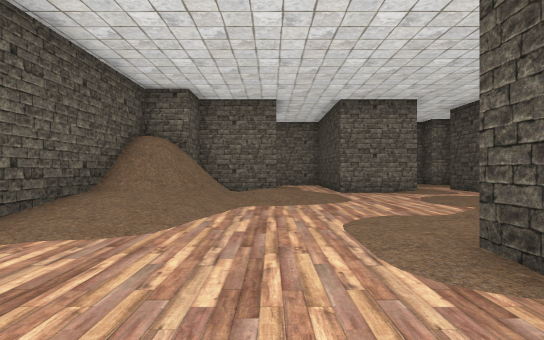
View 1 (above)

22 first-person views from a walk through a Unity game level. The camera is 1.4 m above the floor, looks level and sees 85° across. The floor is counted in squares, 2 m on a side. Each view is taken from the middle of a square. On the plan, view 1 faces up. The plan holds only what a view shows up to about 10 squares ahead; the rest is blank. The player character is not drawn. Some animated figures are left out. Some surface patterns are stand-ins.

View 2
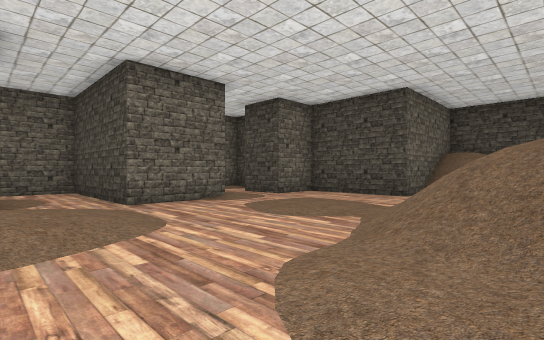

View 3
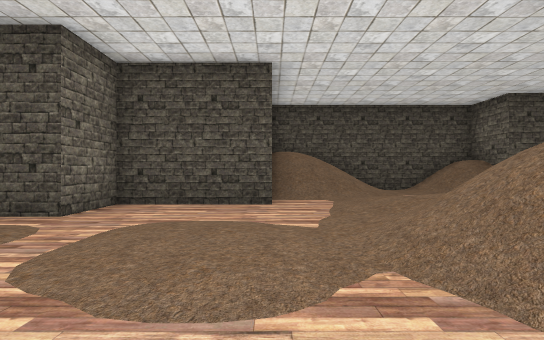

View 4
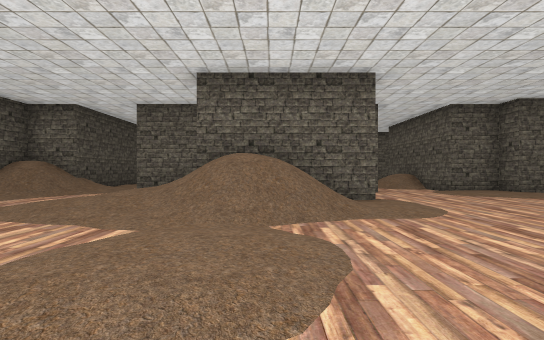

View 5
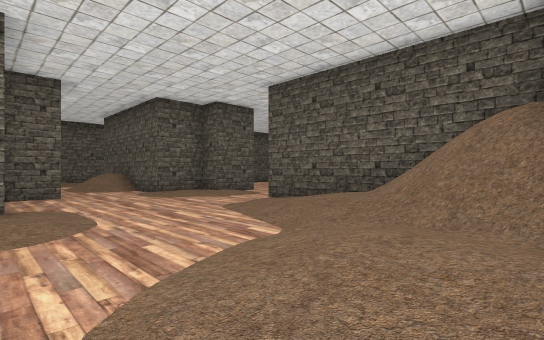

View 6
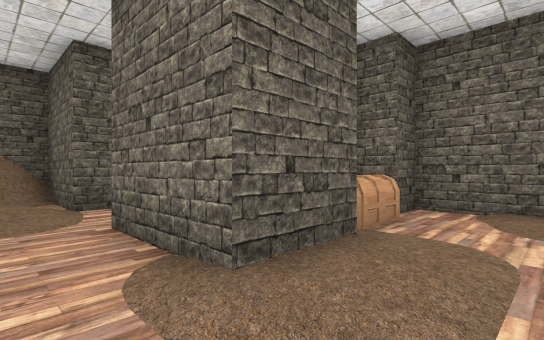

View 7
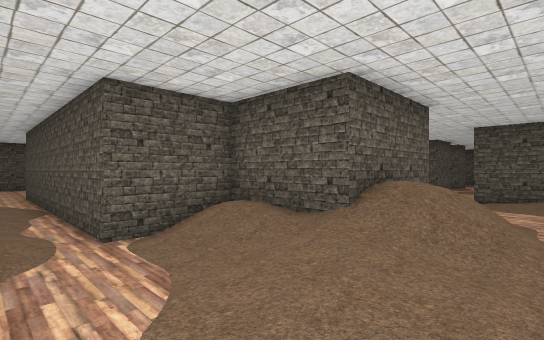

View 8
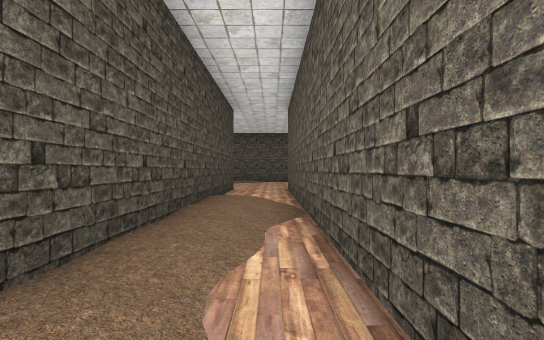

View 9
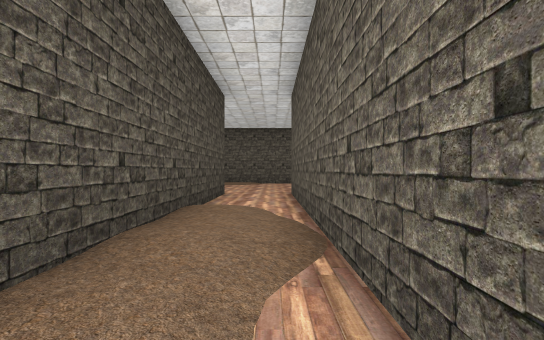

View 10
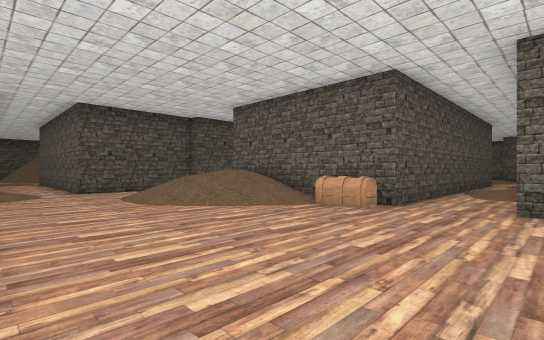

View 11
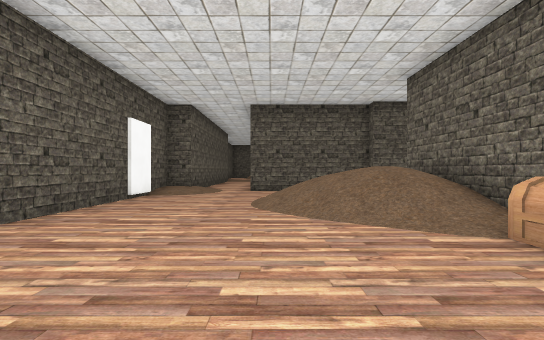

View 12
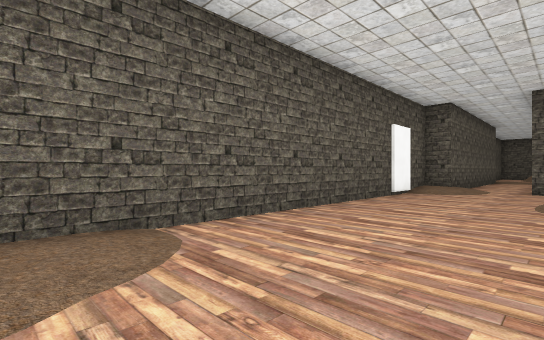

View 13
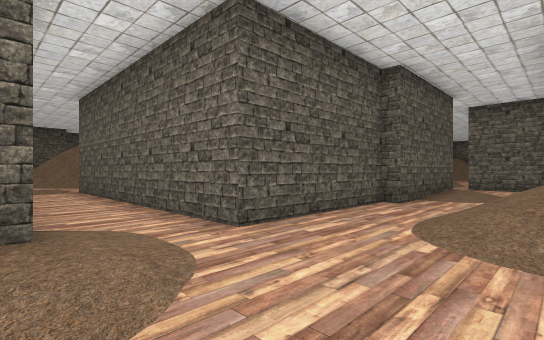

View 14
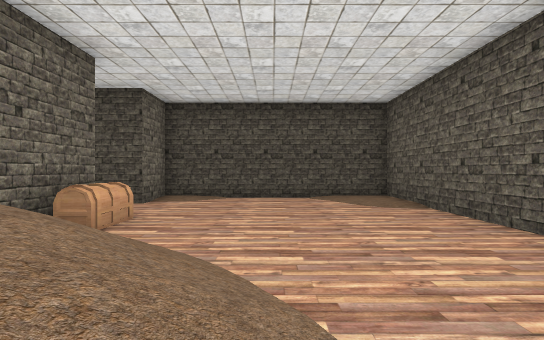

View 15
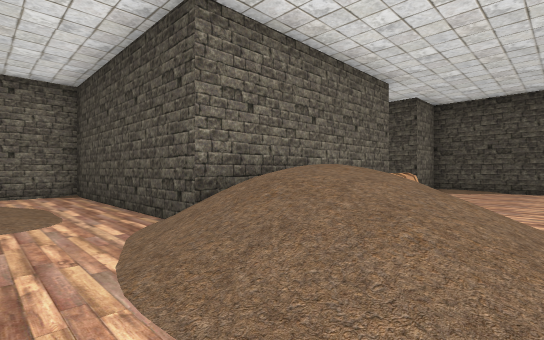

View 16
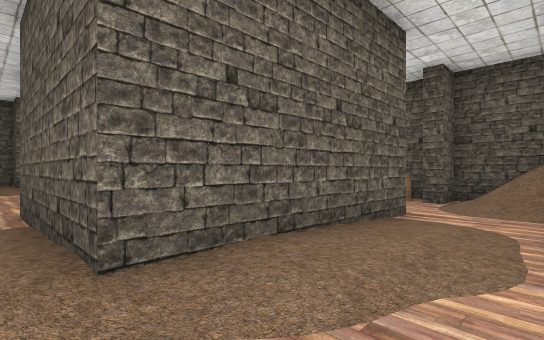

View 17
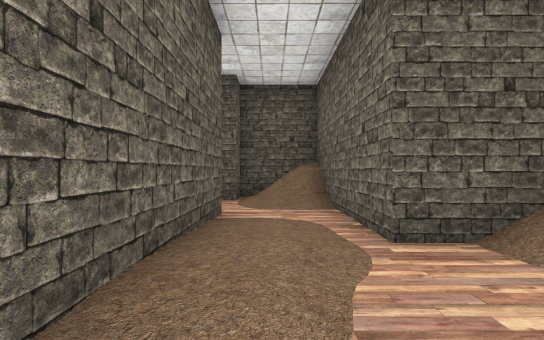

View 18
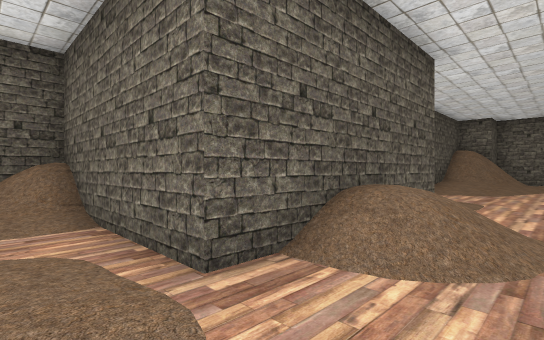

View 19
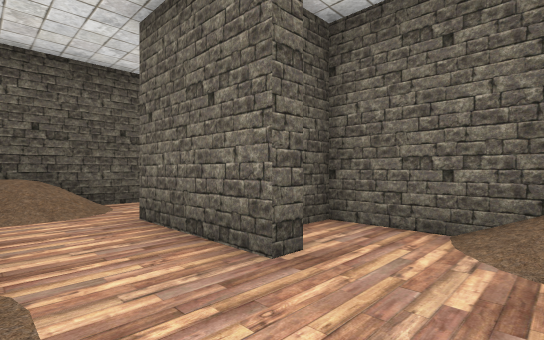

View 20
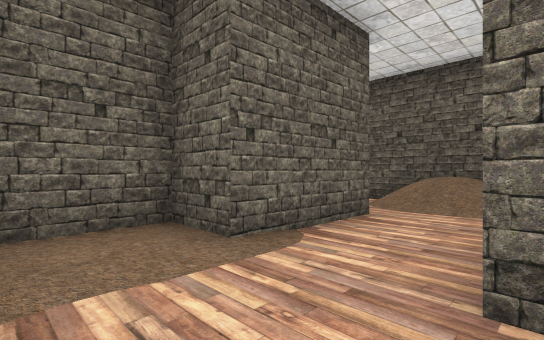

View 21
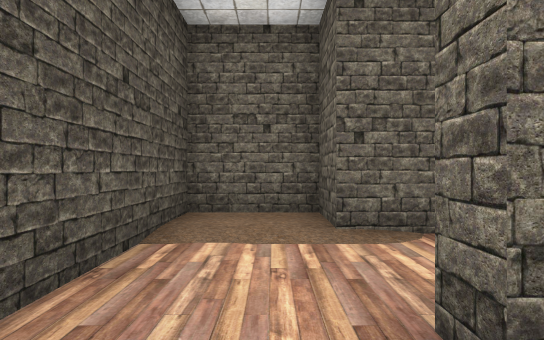

View 22
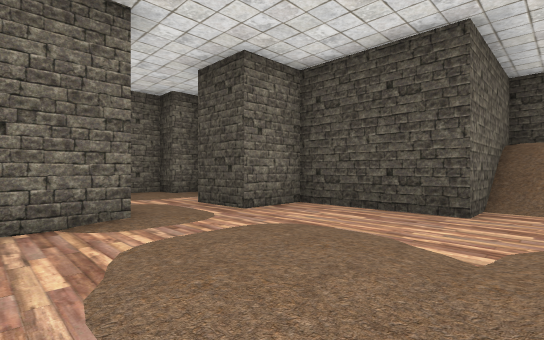

### Floor plan
Key: @ floor where view 1 was taken; # wall or solid block; . main floor; : floor 0.25 m higher than the main floor; / step, stairs or slope; C chest; O other object.
Columns run from 8 left of view 1 to 12 right of it. Each row starts with its distance up from view 1.
 14         ########
 13          .###..##
 12          .# C...
 11          .###...
 10       ###.###:.##
  9      ##.//......#
  8     ##////......#
  7     #/////...:..#
  6     #////....:..#####
  5     #///....////.///#
  4     #//....//////.//#
  3     #.....://///////#
  2     ......####///...#
  1     ......## #//..//#
  0     #::.@.#####//.//#
 -1     ###..##../###./##
 -2       #..###..# #./#
 -3       #/......# #.:#
 -4       #//.....# #.:#
 -5  ######/.###::# #/:#
 -6  #//.......#### #/:#
 -7  #//..://..#    #/:#
 -8  ##..####/.#    #.:#
 -9  #O     #:.#    #..#
-10         #..#    #..#
-11         #..######..##
-12         #./////#C...#
-13         #./////.....#
-14         #./////.....#
-15  ########.////......#
-16 ....................#
-17 ........//..........#
-18         #/.........:#
-19         #############

Where each view was taken, in squares from view 1:
view 1: 0 up, 0 right, facing up
view 2: 3 up, 0 right, facing up-right
view 3: 6 up, 2 right, facing right
view 4: 9 up, 4 right, facing down
view 5: 8 up, 2 right, facing down-left
view 6: 8 up, 6 right, facing up-left
view 7: 5 up, 10 right, facing down-left
view 8: 1 down, 9 right, facing down
view 9: 3 down, 9 right, facing down
view 10: 18 down, 11 right, facing up-left
view 11: 15 down, 10 right, facing left
view 12: 15 down, 11 right, facing down-left
view 13: 18 down, 3 right, facing up-left
view 14: 15 down, 3 right, facing right
view 15: 15 down, 1 right, facing up-right
view 16: 6 down, 1 right, facing down-left
view 17: 7 down, 1 right, facing left
view 18: 7 down, 0 right, facing up-left
view 19: 4 down, 5 right, facing up-left
view 20: 2 down, 5 right, facing down-left
view 21: 1 down, 4 right, facing down
view 22: 5 up, 3 right, facing up-right
